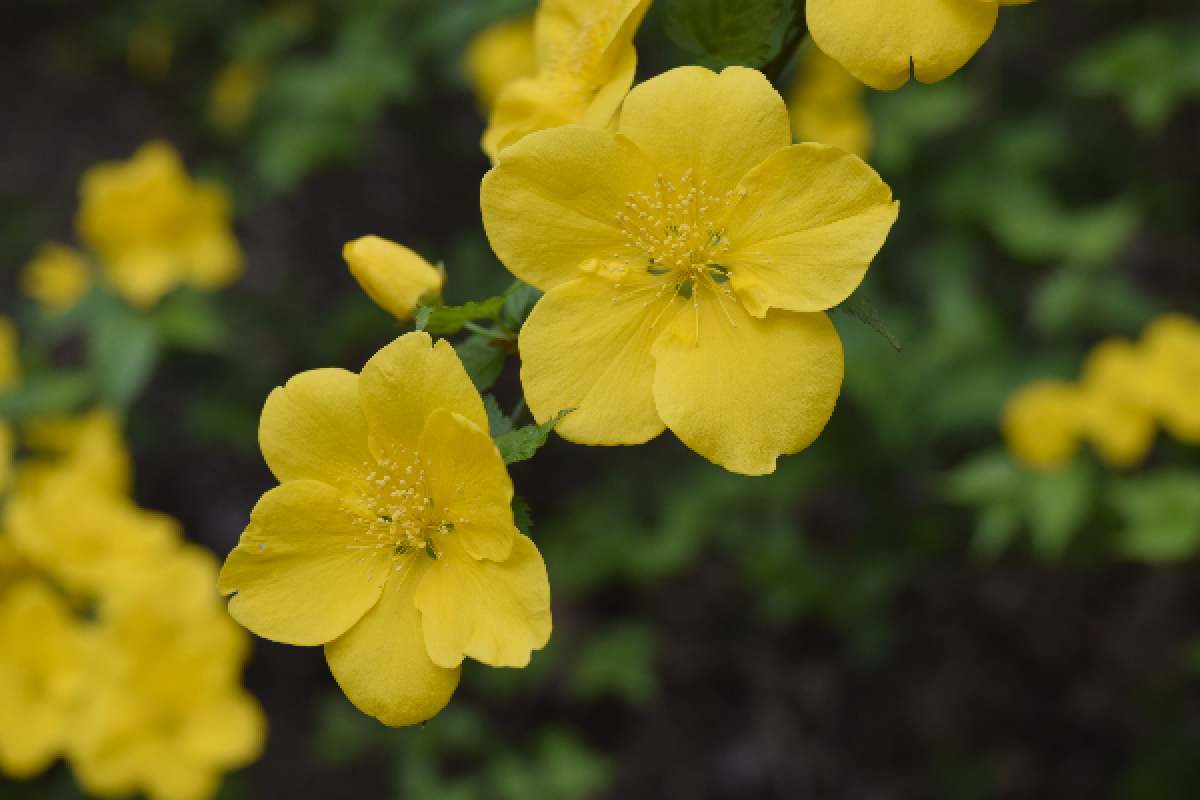
#> input picture Vision Artificial/Material Didactico/MaterialDocente/CODIGO/ejemplosCodigo/images/flower.png, 1200 x 800 px, found by its file name
$ jupyter execute operaciones_basicas_01.ipynb   (shell and % lines are left out)
#> lines starting #> are read from the running program, lines starting #| are printed output that depends on the picture
### Vision Artificial/Material Didactico/MaterialDocente/CODIGO/ejemplosCodigo/plot_cv_utils.py
import numpy as np
import matplotlib.pyplot as plt
import cv2

# Dibujar con matplotlib  una imagen leída con opencv
def plot_cv_img(input_image,is_gray=False):
    # change color channels order for matplotlib
    if not is_gray:
        plt.imshow(cv2.cvtColor(input_image, cv2.COLOR_BGR2RGB), vmin=0, vmax=255)
    else:
        plt.imshow(input_image, cmap='gray', vmin=0, vmax=255)

    # For easier view, turn off axis around image
    plt.axis('off')
    plt.show()

#####

# Dibujar con matplotlib  una imagen leída con opencv a tamaño real
def plot_cv_img_org(input_image, is_gray=False):
    dpi = 80
    altura, anchura = input_image.shape[:2]
    figsize = anchura / dpi, altura / dpi
    fig = plt.figure(figsize=figsize, dpi=dpi)
    ax = fig.add_axes([0, 0, 1, 1])
    # change color channels order for matplotlib
    if not is_gray:
        ax.imshow(cv2.cvtColor(input_image, cv2.COLOR_BGR2RGB), vmin=0, vmax=255)
    else:
        ax.imshow(input_image, cmap='gray', vmin=0, vmax=255)

#####

# Lista de subplot vertical u horizontal, en color o b/n
def subplot_cv_list(image_list, title_list, is_vertical = True, is_gray = False):
    assert len(image_list) == len(title_list), "Listas de imágenes y títulos deben tener igual longitud"

    size = len(image_list)
    if(is_vertical):
        fig, ax = plt.subplots(nrows=size, ncols=1, figsize=(10,10))
    else:
        fig, ax = plt.subplots(nrows=1, ncols=size, figsize=(15,15))

    for i in range(0, size):
        if(not is_gray):
            ax[i].imshow(cv2.cvtColor(image_list[i], cv2.COLOR_BGR2RGB), vmin=0, vmax=255)
        else:
            ax[i].imshow(image_list[i], cmap='gray', vmin=0, vmax=255)
        ax[i].set_title(title_list[i])
        ax[i].axis('off')

    # plt.savefig('figures/03_convolution.png')

    plt.show()

#####

# Sub plots 2x2, en colores o b/n
# [53 lines left out: functions subplot_4x4, plot_image_histo, not called in this run]

### Vision Artificial/Material Didactico/MaterialDocente/CODIGO/ejemplosCodigo/operaciones_basicas_01.ipynb
# Transformaciones geométricas

pip ó conda install opencv-contrib-python https://pypi.python.org/pypi/opencv-contrib-python

OpenCV 3.x with Python By Example - Second Edition - (Cap. 1) Applying Geometric Transformations to Images
https://learning.oreilly.com/library/view/opencv-3x-with/9781788396905/05910c5b-9e47-460c-ad90-1f176de02f93.xhtml

Practical Computer Vision - (Cap. 1) Getting Started
https://learning.oreilly.com/library/view/practical-computer-vision/9781788297684/aa647006-d87d-4ba5-8fee-ccfb49615ad6.xhtml

Computer Vision with Python 3 - (Cap 1) Introduction to Image Processing
https://learning.oreilly.com/library/view/computer-vision-with/9781788299763/5f33ee33-b2e4-4f2c-b875-59d8e8daef18.xhtml

[cell 1]
import numpy as np
import cv2

import matplotlib.pyplot as plt
import plot_cv_utils # Comentar en script

plt.rcParams['figure.figsize'] = (6.0, 4.5)

## Lectura y escritura de imágenes

[cell 2]
# loads and read an image from path to file
img =  cv2.imread('figures/flower.png')
#> img is the input picture: shape (800, 1200, 3); mean B, G, R 26.9, 92, 97.2

# mostrar la imagen usando openCV
# keeps the window open untill a key is pressed
# cv2.imshow('image',img)
# cv2.waitKey(0)
#clears all window buffers
# cv2.destroyAllWindows()

# mostrar la imagen usando matplotlib
plot_cv_utils.plot_cv_img_org(img)

# para guardar la imagen
# cv2.imwrite('figures/output.jpg', gray_img)

## Espacios de color

### A gris

[cell 3]
# convert the color to grayscale
gray = cv2.cvtColor(img, cv2.COLOR_BGR2GRAY)
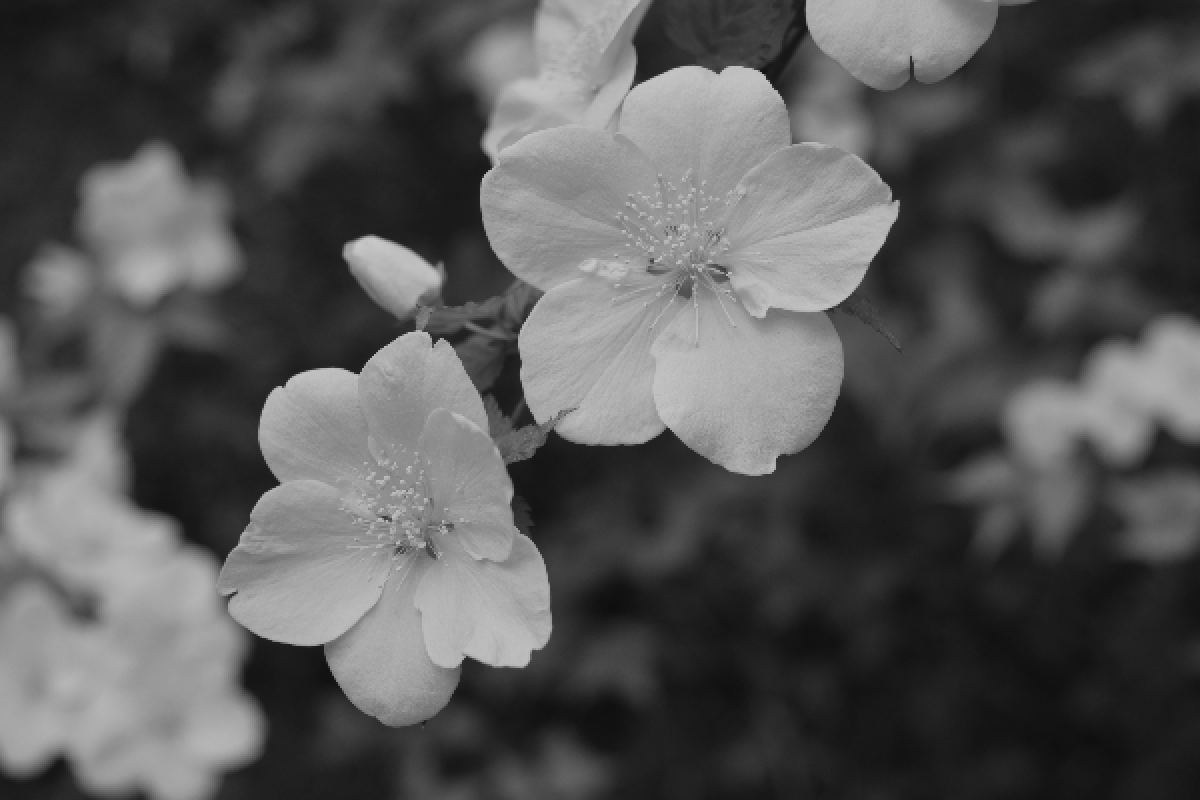
#> gray: shape (800, 1200); min 14, max 200, mean 86.1
plot_cv_utils.plot_cv_img(gray, True)

### A YUV (Luma, Crominancia)

[cell 4]
# convert the color to yuv
yuv = cv2.cvtColor(img, cv2.COLOR_BGR2YUV)
#> yuv: shape (800, 1200, 3); mean of channels 0, 1, 2 86.1, 99, 137.7
plot_cv_utils.plot_cv_img(yuv)

### A HSL (Matiz, Saturación, Luminosidad)

[cell 5]
# convert the color to hls
hls = cv2.cvtColor(img, cv2.COLOR_BGR2HLS)
#> hls: shape (800, 1200, 3); mean of channels 0, 1, 2 31.9, 64.7, 121.7
plot_cv_utils.plot_cv_img(hls)

### A HSV (Matiz, Saturación, Valor)

[cell 6]
# convert the color to hsv
hsv = cv2.cvtColor(img, cv2.COLOR_BGR2HSV)
#> hsv: shape (800, 1200, 3); mean H, S, V 31.9, 150.2, 102.3
plot_cv_utils.plot_cv_img(hsv)

### A LAB (Luminosidad, Rojo a verde, Gradiente azul)

[cell 7]
# convert the color to lab
lab = cv2.cvtColor(img, cv2.COLOR_BGR2Lab)
#> lab: shape (800, 1200, 3); mean of channels 0, 1, 2 94.8, 122.3, 160.3
plot_cv_utils.plot_cv_img(lab)
#> in plot_cv_img (call 5), `plt.show()`:
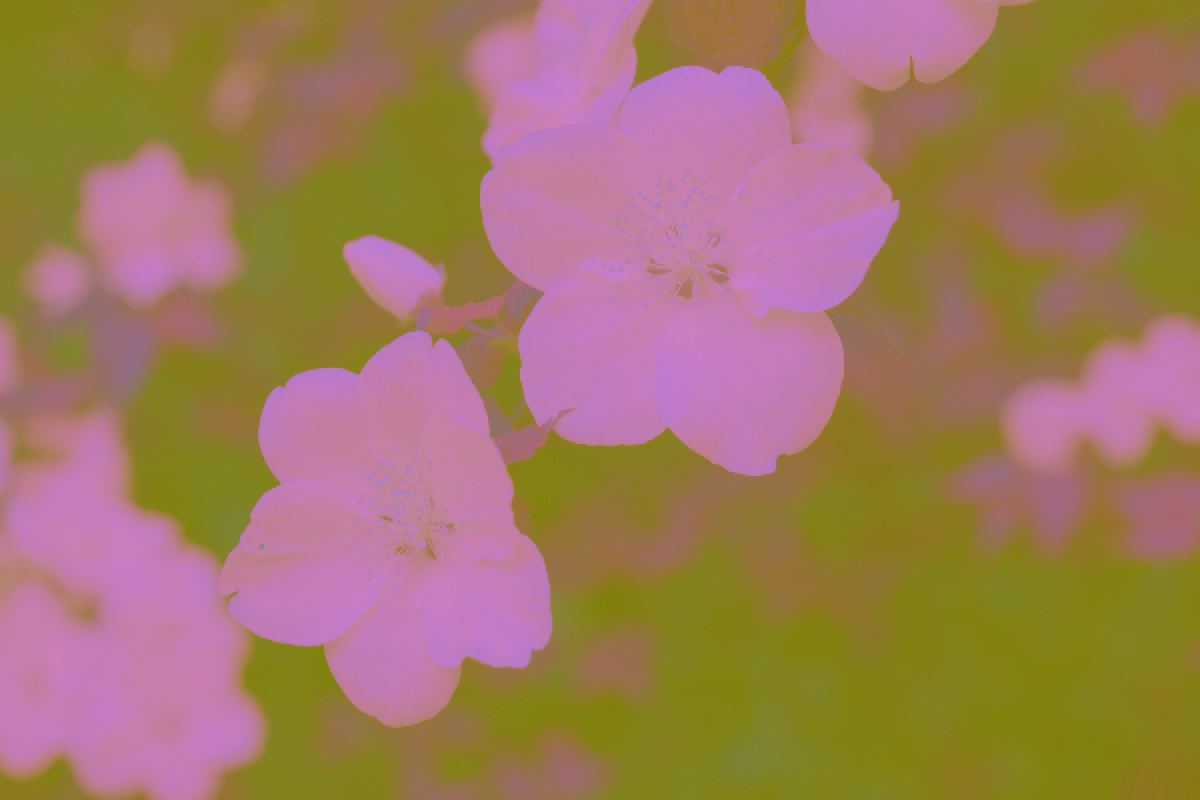
#> shown: shape (800, 1200, 3); mean R, G, B 160.3, 122.3, 94.8

## Geometría básica

### Recorte (Crop)

[cell 8]
plot_cv_utils.plot_cv_img(img[400:700, 200:600])
#> in plot_cv_img (call 6), `plt.imshow(cv2.cvtColor(input_image, cv2.COLOR_BGR2RGB), vmin=0, vmax=..`: input_image: shape (300, 400, 3); mean of channels 0, 1, 2 25.1, 125.9, 143.2
#> in plot_cv_img (call 6), `plt.show()`:
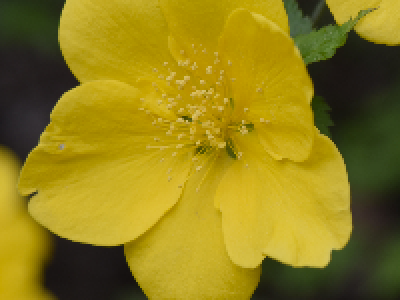
#> shown: shape (300, 400, 3); mean R, G, B 143.2, 125.9, 25.1

### Escalado

[cell 9]
img_scaled = cv2.resize(img,None,fx=0.2, fy=0.2, interpolation = cv2.INTER_CUBIC)
plot_cv_utils.plot_cv_img_org(img_scaled)

### Rotación y traslación

[cell 10]
altura, anchura = img.shape[:2]
#> altura = 800; anchura = 1200
# Trasladar al centro de la imagen para rotar desde ahí
translation_matrix = np.float32([ [1,0,int(0.5*anchura)],
                                 [0,1,int(0.5*altura)] ])
#> translation_matrix = [[1, 0, 600], [0, 1, 400]]
rotation_matrix = cv2.getRotationMatrix2D((anchura, altura), 30, 1)

# Si se mostrara a tamaño original tendría el doble de tamaño que la imagen original
# se hace así para que no quede la imagen original fuera de los márgenes
img_translation = cv2.warpAffine(img, translation_matrix,
                                 (2*anchura, 2*altura))
img_rotation = cv2.warpAffine(img_translation, rotation_matrix,
                              (anchura*2, altura*2))
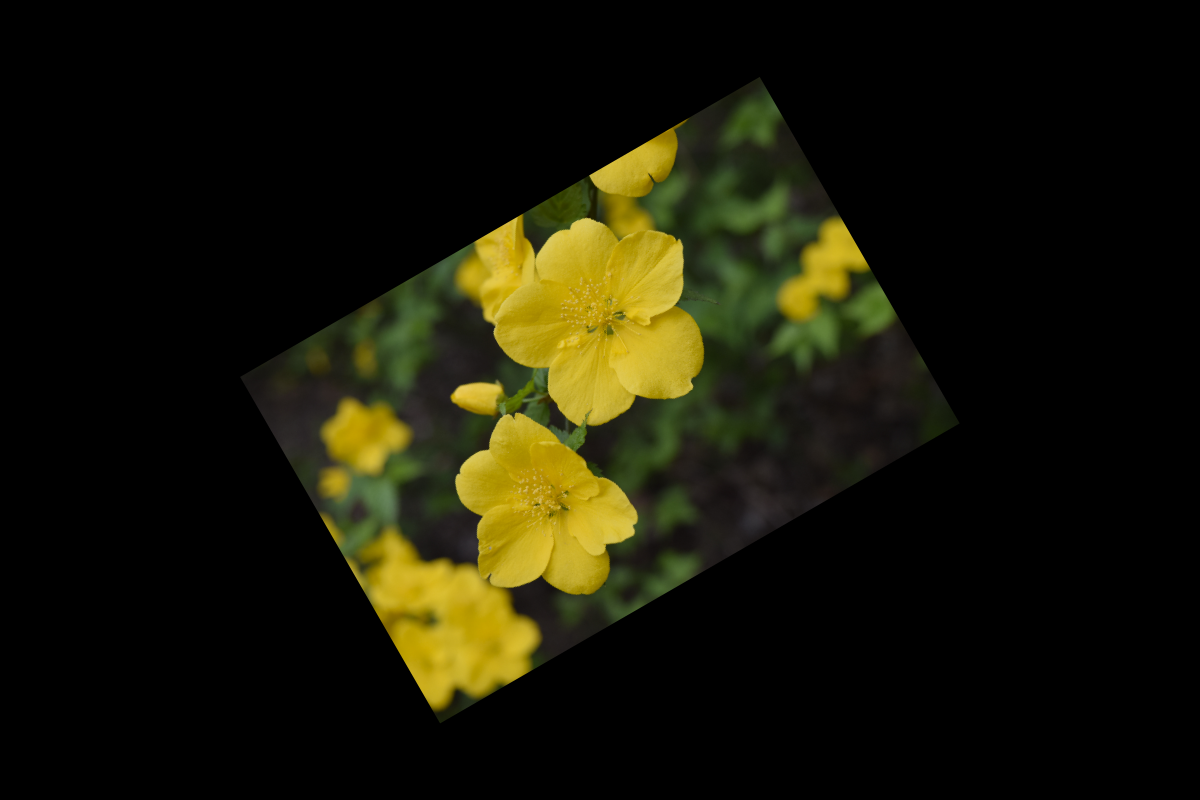
#> img_rotation: shape (1600, 2400, 3) (shown at 1/2 size); mean B, G, R 6.7, 23, 24.3

plot_cv_utils.subplot_cv_list([img_translation, img_rotation],
                ['Traslación', 'Rotación + traslación'], False, False)
#> in subplot_cv_list, `size = len(image_list)`: size = 2
#> in subplot_cv_list, `plt.show()`:
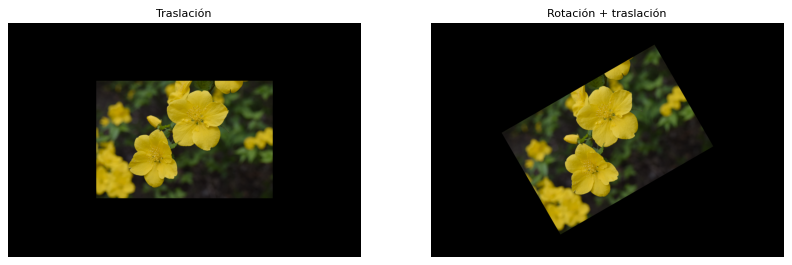
#> figure drawn by matplotlib, 2 panels

#### Método para rotar una imagen desde su centro y calcular las nuevas dimensiones del rectángulo de encaje
https://www.pyimagesearch.com/2017/01/02/rotate-images-correctly-with-opencv-and-python/

[cell 11]
def rotate_bound(image, angle):
    # grab the dimensions of the image and then determine the
    # center
#> called with angle = 30
    (h, w) = image.shape[:2]
#> h = 800; w = 1200
    (cX, cY) = (w // 2, h // 2)
#> cX = 600; cY = 400

    # grab the rotation matrix (applying the negative of the
    # angle to rotate clockwise), then grab the sine and cosine
    # (i.e., the rotation components of the matrix)
    M = cv2.getRotationMatrix2D((cX, cY), -angle, 1.0)
#> M = [[0.866, -0.5, 280.4], [0.5, 0.866, -246.4]]
    cos = np.abs(M[0, 0])
#> cos = 0.866
    sin = np.abs(M[0, 1])
#> sin = 0.5

    # compute the new bounding dimensions of the image
    nW = int((h * sin) + (w * cos))
#> nW = 1439
    nH = int((h * cos) + (w * sin))
#> nH = 1292

    # adjust the rotation matrix to take into account translation
    M[0, 2] += (nW / 2) - cX
    M[1, 2] += (nH / 2) - cY

    # perform the actual rotation and return the image
    return cv2.warpAffine(image, M, (nW, nH))
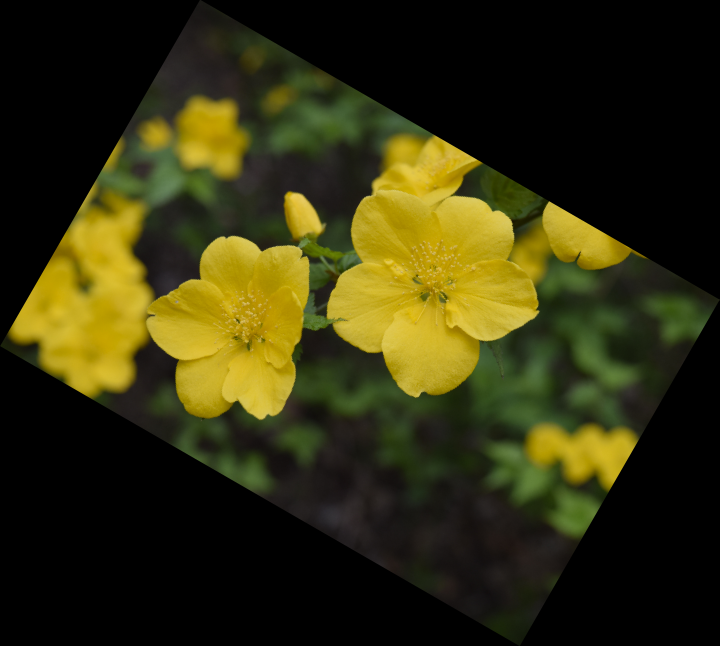
#> returned value: shape (1292, 1439, 3) (shown at 1/2 size); mean of channels 0, 1, 2 13.9, 47.5, 50.2; drawn as B, G, R


img_rotation = rotate_bound(img, 30)

plot_cv_utils.plot_cv_img_org(img_rotation)
